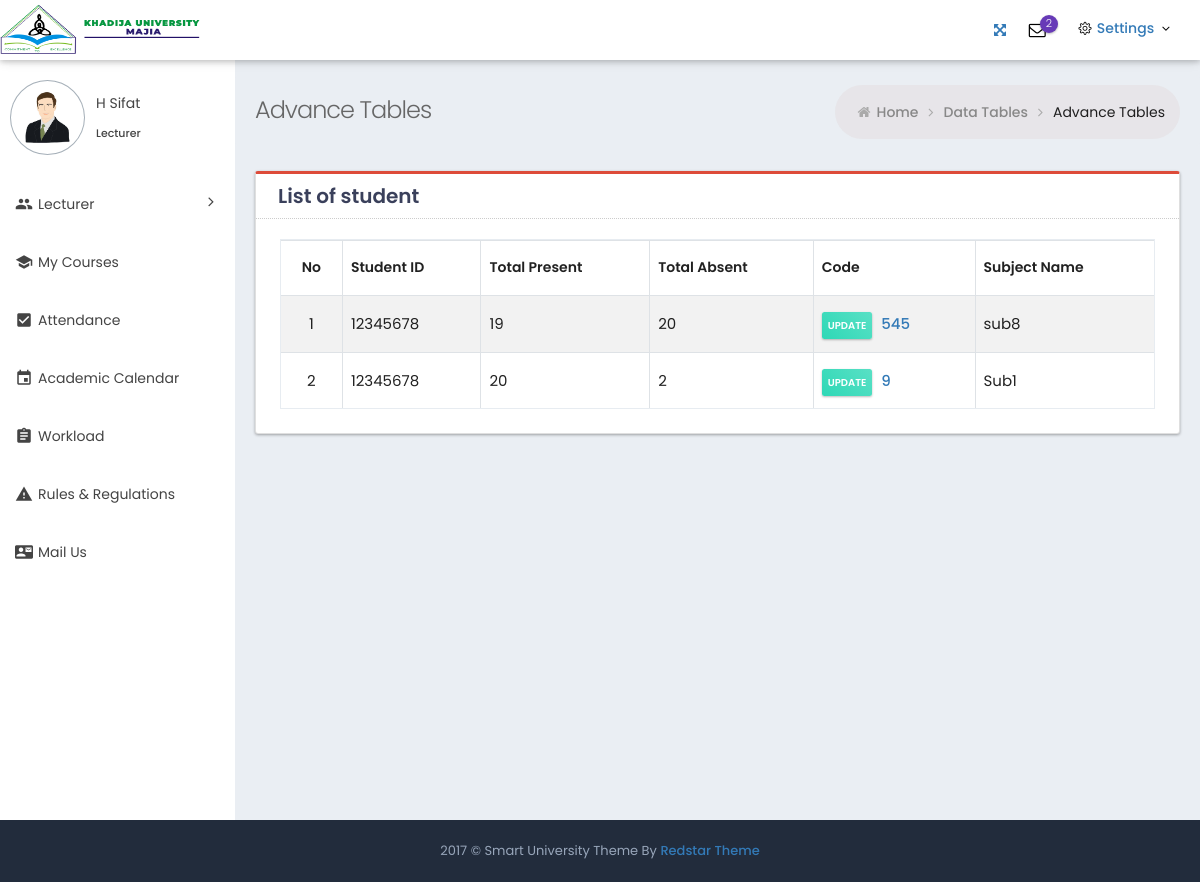
The app's page /lecturer/attend/ (signed in), older data.
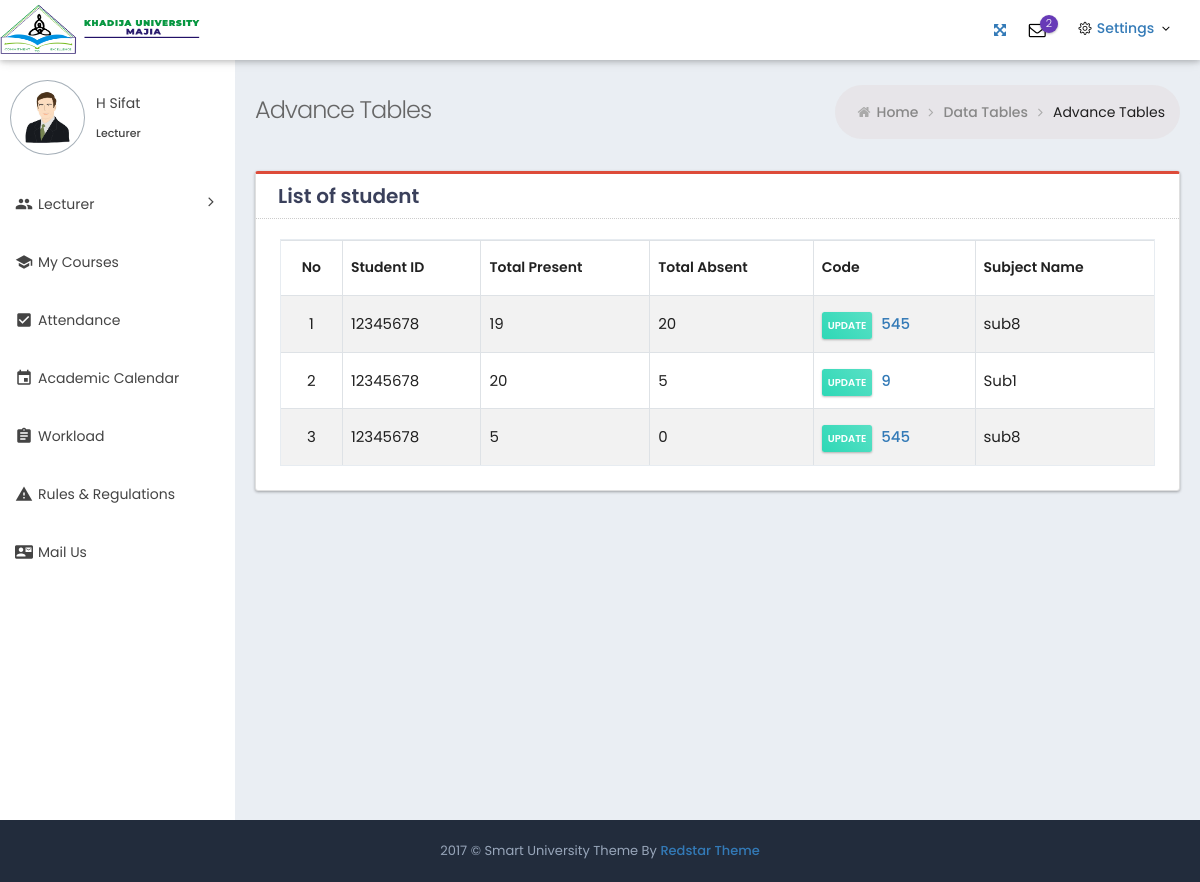
The same page, newer data.
### pis/models.py (models this page shows, shortened)
class Lecturer(models.Model):
    user = models.OneToOneField(
        settings.AUTH_USER_MODEL, on_delete=models.CASCADE)
    status = models.CharField(max_length=10, choices=STATUS, default='active')
    pin_number   = models.CharField(max_length=100, unique=True)
    first_name = models.CharField(max_length=40)
    middle_name = models.CharField(max_length=40)
    last_name = models.CharField(max_length=40)
    image = models.ImageField(upload_to='lecturer/images/')
    gender = models.CharField(max_length=10, choices=GENDER)
    marital_status = models.CharField(max_length=10, choices=Marital_Status)
    child = models.PositiveIntegerField()
    date_of_birth = models.DateField(default=timezone.now)
    graduate = models.IntegerField()
    postgraduate = models.IntegerField()
    phd = models.IntegerField()
    date_of_join = models.DateField(default=timezone.now)
    phone = models.CharField(max_length=15)
    email = models.EmailField(unique=True)
    address = models.TextField(blank=True)
    others = models.TextField(blank=True)
    class Meta:
        db_table = ''
        managed = True
        verbose_name = 'Teacher'
        verbose_name_plural = 'Teachers'

class Student_Attendence(models.Model):
    lecturer = models.ForeignKey(Lecturer, on_delete=models.SET_NULL, blank=True, null=True)
    subject = models.ForeignKey(Subject_Attendence, related_name='subject_attendance', on_delete=models.SET_NULL, blank=True, null=True)
    student = models.ForeignKey(to='sis.Student', on_delete=models.SET_NULL, blank=True, null=True)
    date = models.DateField(blank=True, null=True)
    present_days = models.PositiveIntegerField(blank=True, null=True)
    absent_days = models.IntegerField(blank=True, null=True)
    def get_update_url(self):
        return reverse('lecturer:student_attendance_edit', kwargs={
            'pk': self.pk
        })
    class Meta:
        db_table = ''
        managed = True
        verbose_name = 'Student_Attendence'
        verbose_name_plural = 'Student_Attendences'

class Subject_Attendence(models.Model):
    lecturer = models.ForeignKey(Lecturer, on_delete=models.SET_NULL, blank=True, null=True)
    department = models.ForeignKey(to='sis.Department', on_delete=models.SET_NULL, blank=True, null=True)
    semester =models.ForeignKey(to='sis.Semester', on_delete=models.SET_NULL, blank=True, null=True)
    subject = models.ForeignKey(to='sis.Subject', on_delete=models.SET_NULL, blank=True, null=True)
    hour = models.CharField(max_length=50, blank=True, null=True)

### sis/models.py (models this page shows, shortened)
class Student(models.Model):
    user = models.ForeignKey(
        settings.AUTH_USER_MODEL, on_delete=models.CASCADE, null=True)
    status = models.CharField(max_length=10, choices=STATUS, default='active')
    registration_number   = models.CharField(max_length=100, unique=True)
    dept = models.ForeignKey('Department', related_name='student_department', on_delete=models.SET_NULL, blank=True, null=True)
    first_name = models.CharField(max_length=40)
    middle_name = models.CharField(max_length=40)
    last_name = models.CharField(max_length=40, blank=True)
    image = models.ImageField(upload_to='students/images/')
    gender = models.CharField(max_length=10, choices=GENDER)
    date_of_birth = models.DateField(default=timezone.now)
    date_of_admission = models.DateField(default=timezone.now)
    join = models.DateTimeField(auto_now_add=True)
    phone = models.CharField(max_length=15)
    email = models.EmailField(unique=True)
    address = models.TextField(blank=True)
    others = models.TextField(blank=True)
    class Meta:
        db_table = ''
        managed = True
        verbose_name = 'Student'
        verbose_name_plural = 'Students'

class Subject(models.Model):
    student = models.ForeignKey(
        Student, on_delete=models.SET_NULL, null=True)
    name = models.CharField(max_length=50)
    code = models.PositiveIntegerField(unique=True)
    credit = models.IntegerField(blank=True)
    files = models.FileField(upload_to='course/materials/', blank=True)
    status = models.CharField(max_length=20, choices=Subject_Status, blank=True)
    class Meta:
        db_table = ''
        managed = True
        verbose_name = 'Subject'
        verbose_name_plural = 'Subjects'

### pis/views.py (the view)
# urls.py: path('attend/',views.Attendance_List_View.as_view(), name='attend'),
@method_decorator([login_required, pis_required], name='dispatch')
class Attendance_List_View(generic.ListView):
    model = Student_Attendence
    template_name = 'attend_list.html'
    context_object_name = 'queryset'
    def get_context_data(self, *args, **kwargs):
        profile = Lecturer.objects.all()
        semester_course = Subject_Attendence.objects.filter(lecturer__user=self.request.user)
        context = super().get_context_data(**kwargs)
        context['profile'] = profile
        context['test'] = semester_course
        return context

### pis/templates/attend_list.html (shortened to what this page needs)
{% load static %}
<!DOCTYPE html>
<html lang="en">
<head>
    <link href="{% static 'fonts/simple-line-icons/simple-line-icons.min.css' %}" rel="stylesheet" type="text/css" />
    <link href="{% static 'fonts/font-awesome/css/font-awesome.min.css' %}" rel="stylesheet" type="text/css" />
    <link href="{% static 'fonts/material-design-icons/material-icon.css' %}" rel="stylesheet" type="text/css" />
    <link href="{% static 'assets/plugins/bootstrap/css/bootstrap.min.css' %}" rel="stylesheet" type="text/css" />
    <link href="{% static 'assets/plugins/datatables/plugins/bootstrap/dataTables.bootstrap4.min.css' %}" rel="stylesheet"
        type="text/css" />
    <link rel="stylesheet" href="{% static 'assets/plugins/material/material.min.css' %}">
    <link rel="stylesheet" href="{% static 'assets/css/material_style.css' %}">
    <link href="{% static 'assets/css/theme/light/theme_style.css' %}" rel="stylesheet" id="rt_style_components" type="text/css" />
    <link href="{% static 'assets/css/theme/light/style.css' %}" rel="stylesheet" type="text/css" />
    <link href="{% static 'assets/css/plugins.min.css' %}" rel="stylesheet" type="text/css" />
    <link href="{% static 'assets/css/responsive.css' %}" rel="stylesheet" type="text/css" />
    <link href="{% static 'assets/css/theme/light/theme-color.css' %}" rel="stylesheet" type="text/css" />
</head>
<body
    class="page-header-fixed sidemenu-closed-hidelogo page-content-white page-md header-white white-sidebar-color logo-indigo">
    <div class="page-wrapper">
       {% include "base/header.html" %}
        <div class="page-container">
            {% include "l_sidebar.html" %}
            <div class="page-content-wrapper">
                <div class="page-content">
                    <div class="page-bar">
                        <div class="page-title-breadcrumb">
                            <div class=" pull-left">
                                <div class="page-title">Advance Tables</div>
                            </div>
                            <ol class="breadcrumb page-breadcrumb pull-right">
                                <li><i class="fa fa-home"></i>&nbsp;<a class="parent-item"
                                        href="index.html">Home</a>&nbsp;<i class="fa fa-angle-right"></i>
                                </li>
                                <li><a class="parent-item" href="#">Data Tables</a>&nbsp;<i
                                        class="fa fa-angle-right"></i>
                                </li>
                                <li class="active">Advance Tables</li>
                            </ol>
                        </div>
                    </div>
                    <div class="row">
                        <div class="col-md-12">
                            <div class="card card-topline-red">
                                <div class="card-head">
                                    <header>List of student</header>
                                </div>
                                <div class="card-body ">
                                    <div class="table-scrollable">
                                        <table
                                            class="table table-striped table-bordered table-hover table-checkable order-column"
                                            style="width: 100%">
                                            <thead>
                                                <tr>
                                                    <th> No </th>
                                                    <th> Student ID </th>
                                                    <th> Total Present </th>
                                                    <th> Total Absent </th>
                                                    <th> Code </th>
                                                    <th> Subject Name </th>
                                                </tr>
                                            </thead>
                                            <tbody>
                                                {% for a in queryset  %}
                                                <tr class="odd gradeX">
                                                    <td> {{forloop.counter}} </td>
                                                    <td> {{a.student.registration_number}} </td>
                                                    <td> {{a.present_days}} </td>
                                                    <td> {{a.absent_days}} </td>
                                                        <td>
                                                            <span class="label label-sm label-success">Update</span>
                                                            <a href="{{a.get_update_url}}">  {{a.subject.subject.code}}    </a>
                                                        </td>
                                                    <td>
                                                       {{a.subject.subject.name}}
                                                    </td>
                                                </tr>
                                                           {% endfor %}
                                            </tbody>
                                        </table>
                                    </div>
                                </div>
                            </div>
                        </div>
                    </div>
                </div>
            </div>
        </div>
        <div class="page-footer">
            <div class="page-footer-inner"> 2017 &copy; Smart University Theme By
                <a href="mailto:redstartheme@gmail.com" target="_top" class="makerCss">Redstar Theme</a>
            </div>
        </div>
    </div>
</body>
</html>

### templates/base/header.html (shortened to what this page needs)
{% load static %}
    <div class="page-header navbar navbar-fixed-top">
        <div class="page-header-inner ">
                  <div class="page-logo">
    <nav >
        <a class="navbar-brand" href="#">
          <img src="{% static 'logo/kdj_uni.png' %}" height="50" width="200" alt="mdb logo">
        </a>
      </nav>
                  </div>
            <div class="top-menu">
                <ul class="nav navbar-nav pull-right">
                    <li><a href="javascript:;" class="fullscreen-btn"><i class="fa fa-arrows-alt"></i></a></li>
                    <li class="dropdown dropdown-extended dropdown-inbox" id="header_inbox_bar">
                        <a href="javascript:;" class="dropdown-toggle" data-toggle="dropdown" data-hover="dropdown"
                            data-close-others="true">
                            <i class="fa fa-envelope-o"></i>
                            <span class="badge headerBadgeColor2"> 2 </span>
                        </a>
                    </li>
                {% include "base/user_settings.html" %}
                </ul>
            </div>
        </div>
    </div>

### templates/base/user_settings.html (shortened to what this page needs)
{% load static %}
    <li class="dropdown dropdown-user">
        <a href="javascript:;" class="dropdown-toggle" data-toggle="dropdown" data-hover="dropdown"
            data-close-others="true">
            <i class="icon-settings"></i> Settings
            <i class="fa fa-angle-down"></i>
        </a>
    </li>

### pis/templates/l_sidebar.html (shortened to what this page needs)
{% load static %}
			<div class="sidebar-container">
				<div class="sidemenu-container navbar-collapse collapse fixed-menu">
					<div id="remove-scroll" class="left-sidemenu">
						<ul class="sidemenu  page-header-fixed slimscroll-style" data-keep-expanded="false"
							data-auto-scroll="true" data-slide-speed="200" style="padding-top: 20px">
							{% for profile in profile  %}
							<li class="sidebar-user-panel">
								<div class="user-panel">
									<div class="pull-left image">
										<img src="{{profile.image.url}}" class="img-circle user-img-circle"
											alt="User Image" />
									</div>
									<div class="pull-left info">
										<p> {{profile.first_name}}  {{profile.middle_name}}</p>
										<a href="#">
											<span class="txtOnline">
												Lecturer </span></a>
									</div>
								</div>
							</li>
							<li class="nav-item">
								<a href="#" class="nav-link nav-toggle"><i class="material-icons">group</i>
									<span class="title">Lecturer</span>
								</a>
							</li>
							<li class="nav-item">
								<a href="{% url 'lecturer:my_course' %}" class="nav-link nav-toggle"> <i class="material-icons">school</i>
									<span class="title">My Courses</span>
								</a>
							</li>
							<li class="nav-item">
								<a href="{% url 'lecturer:attendance' %}" class="nav-link nav-toggle"> <i class="material-icons">check_box</i>
									<span class="title">Attendance</span>
								</a>
							</li>
							<li class="nav-item">
								<a href="event.html" class="nav-link nav-toggle"> <i class="material-icons">event</i>
									<span class="title">Academic Calendar</span>
								</a>
							</li>
							<li class="nav-item">
								<a href="{% url 'lecturer:workload' %}" class="nav-link nav-toggle"> <i class="material-icons">assignment</i>
									<span class="title">Workload</span>
								</a>
							</li>
							<li class="nav-item">
								<a href="{% url 'lecturer:guide_line' %}" class="nav-link nav-toggle"> <i class="material-icons">warning</i>
									<span class="title">  Rules & Regulations </span>
								</a>
							</li>
							<li class="nav-item">
								<a href="{% url 'lecturer:l_contact' %}" class="nav-link nav-toggle"> <i class="material-icons">contact_mail</i>
									<span class="title"> Mail Us </span>
								</a>
							</li>
							{% endfor %}
						</ul>
					</div>
				</div>
			</div>

Row changes from the older to the newer data that the page shows:
changed Student_Attendence "Sub1": absent_days "2" → "5"
added Student_Attendence: student.registration_number "12345678", present_days "5", absent_days "0", subject.subject.code "545", subject.subject.name "sub8"
